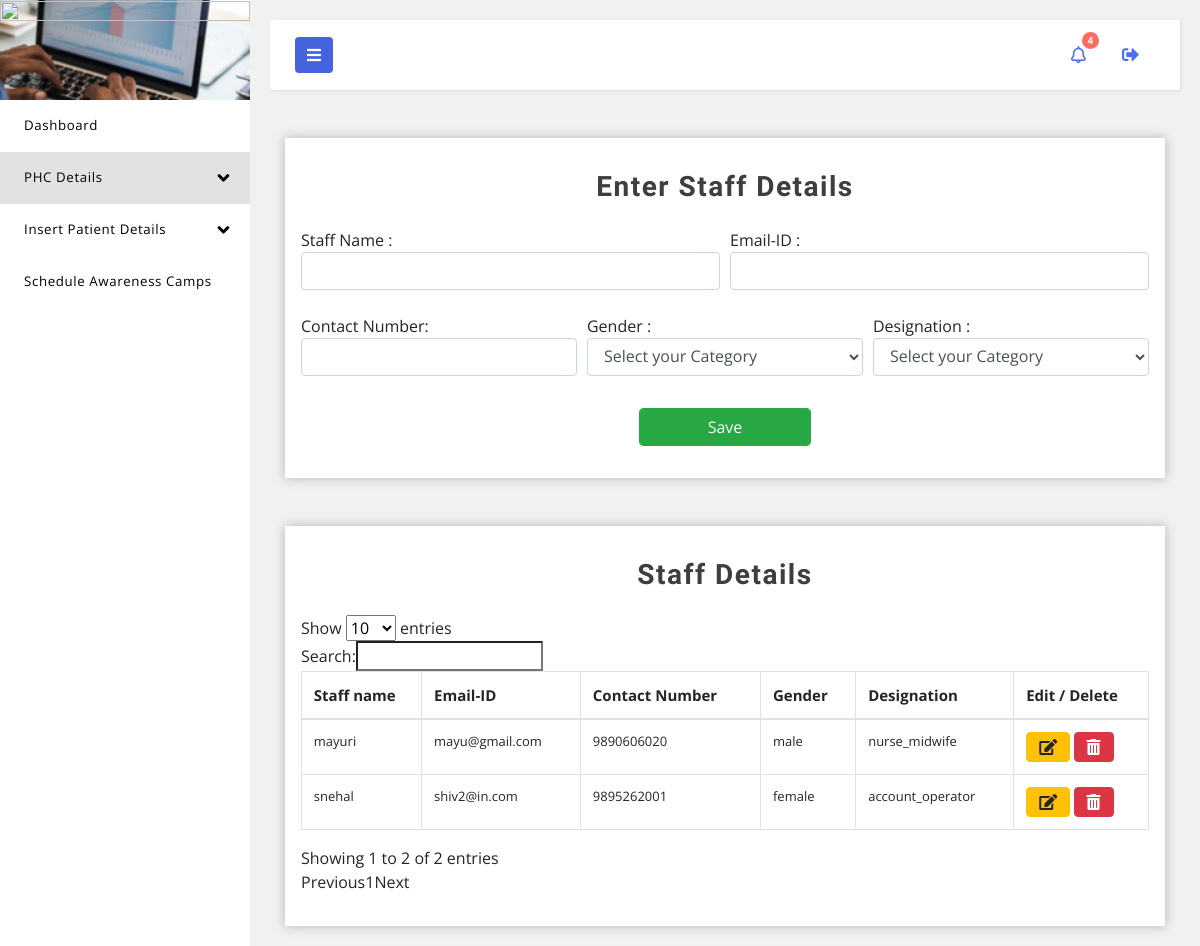
The page /phc/staff.php (signed in) on the database its author committed.
### tables this page shows
CREATE TABLE `staff_details` (
  `staff_id` int(11) NOT NULL,
  `PHCid` int(11) DEFAULT NULL,
  `name` char(50) DEFAULT NULL,
  `email_id` varchar(50) DEFAULT NULL,
  `contact_no` varchar(10) DEFAULT NULL,
  `gender` char(10) DEFAULT NULL,
  `designation` varchar(50) DEFAULT NULL
);

### phc/staff.php (the view, shortened to what this page needs)
<!DOCTYPE html>
<html lang="en">
<head>
       <?php
     include 'dbconfig.php';
     $id=$_SESSION['user'];
     $result = $connect->query("select * from staff_details where PHCid='$id'");
?>
    <link href="css/bootstrap.css" rel="stylesheet" type="text/css" media="all"/>
    <link rel="stylesheet" href="css/bar.css">
    <link rel="stylesheet" type="text/css" href="css/pignose.calender.css"/>
    <link href="css/style.css" rel="stylesheet" type="text/css" media="all"/>
    <link rel="stylesheet" href="css/style4.css">
    <link href="css/fontawesome-all.css" rel="stylesheet">
    <link rel="stylesheet" type="text/css" href="https://cdn.datatables.net/v/ju/dt-1.10.18/datatables.min.css"/>
    <link rel="stylesheet" type="text/css" href="https://cdn.datatables.net/1.10.15/css/dataTables.jqueryui.min.css"/>
</head>
<body>
<div class="wrapper">
    <nav id="sidebar">
        <div class="profile-bg">
            <img src="http://www.phciowa.org/wp-content/uploads/2017/04/PHC-Main-Logo.jpg" style="height: 10%;width: 100%;">
        </div>
        <ul class="list-unstyled components">
            <li>
                <a href="index.php">
                    Dashboard
                </a>
            </li>
            <li class="active">
                <a href="#homeSubmenu" data-toggle="collapse" aria-expanded="false">
                    PHC Details
                    <i class="fas fa-angle-down fa-pull-right"></i>
                </a>
            </li>
            <li>
                <a href="#patientMenu" data-toggle="collapse" aria-expanded="false">
                    Insert Patient Details
                    <i class="fas fa-angle-down fa-pull-right"></i>
                </a>
            </li>
            <li>
                <a href="camps.php">
                    Schedule Awareness Camps
                </a>
            </li>
        </ul>
    </nav>
    <div id="content">
        <nav class="navbar navbar-default mb-xl-5 mb-4">
            <div class="container-fluid">
                <div class="navbar-header">
                    <button type="button" id="sidebarCollapse" class="btn btn-info navbar-btn">
                        <i class="fas fa-bars"></i>
                    </button>
                </div>
                <ul class="top-icons-agileits-w3layouts float-right">
                    <li class="nav-item dropdown">
                        <a class="nav-link dropdown-toggle" href="#" id="navbarDropdown" role="button"
                           data-toggle="dropdown" aria-haspopup="true"
                           aria-expanded="false">
                            <i class="far fa-bell"></i>
                            <span class="badge">4</span>
                        </a>
                    </li>
                    <li class="nav-item dropdown">
                        <a class="nav-link" href="#" id="navbarDropdown2" role="button"
                           data-toggle="Logout" aria-haspopup="true"
                           aria-expanded="false">
                            <i class="fa fa-sign-out-alt"></i>
                        </a>
                    </li>
                </ul>
            </div>
        </nav>
        <div class="container-fluid">
            <div class="outer-w3-agile col-xl mt-3">
                <h4 class="tittle-w3-agileits mb-4">Enter Staff Details</h4>
                <div class="stats-info stats-body">
                    <form method="post" action="php/staff_details.php" onsubmit="return val()">
                        <div class="form-row">
                            <div class="form-group col-md-6">
                                <label>Staff Name :</label><span id="err_name" style="color: red"></span>
                                <input type="text" class="form-control" id="staff_name" name="staff_name"
                                       autocomplete="off" required>
                            </div>
                            <div class="form-group col-md-6">
                                <label>Email-ID :</label>
                                <input type="email" class="form-control" id="staff_email" name="staff_email"
                                       autocomplete="off" required>
                            </div>
                        </div>
                        <div class="form-row mt-2">
                            <div class="col-md-4">
                                <label>Contact Number:</label><span id="err_mob" style="color: red"></span>
                                <input type="text" class="form-control" id="staff_mob" name="staff_mob"
                                       autocomplete="off" required>
                            </div>
                            <div class="form-group col-md-4">
                                <label>Gender :</label>
                                <select class="form-control" id="staff_gender"
                                        name="staff_gender" autocomplete="off" required>
                                    <option value="0" selected="" disabled="">Select your Category</option>
                                </select>
                            </div>
                            <div class="form-group col-md-4">
                                <label>Designation :</label>
                                <select class="form-control" id="staff_designation"
                                        name="staff_designation" autocomplete="off" required>
                                    <option value="0" selected="" disabled="">Select your Category</option>
                                </select>
                            </div>
                        </div>
                        <div class="form-row mt-2">
                            <button name="sub" id="sub" type="submit"
                                    class=" form-control btn btn-success ml-auto mr-auto"
                                    style="width: 20%;">Save
                            </button>
                        </div>
                    </form>
                </div>
            </div>
            <div class="outer-w3-agile col-xl mt-5">
                <h4 class="tittle-w3-agileits mb-4">Staff Details</h4>
                <div class="stats-info stats-body">
                    <table id="tab1" class="table table-bordered" cellspacing="0">
                        <thead>
                        <tr>
                            <th>Staff name</th>
                            <th>Email-ID</th>
                            <th>Contact Number</th>
                            <th>Gender</th>
                            <th>Designation</th>
                            <th>Edit / Delete</th>
                        </tr>
                        </thead>
                        <tbody>
                        <?php
                        if ($result->num_rows > 0) {
                            while ($row = $result->fetch_assoc()) {
                                echo "<tr><td>" . $row['name'] . "</td><td>" . $row['email_id'] . "</td><td>" . $row['contact_no'] . "</td><td>" . $row['gender'] . "</td><td>" . $row['designation'] . "</td>";
                                echo "<td><button class='fa fa-edit btn btn-warning' onclick='openEdit(this)' data-id='" . $row['staff_id'] . "' data-designation='" . $row['designation'] . "'></button>";
                                echo "&nbsp;<button class='fa fa-trash-alt btn btn-danger' onclick='openEdit1(this)' data-id='" . $row['staff_id'] . "'></button></td>";
                            }
                        }
                        ?>
                        </tbody>
                    </table>
                </div>
            </div>
        </div>
    </div>
</div>
<link href="css/simplyCountdown.css" rel='stylesheet' type='text/css'/>
</body>
</html>

### phc/css/style.css (style rules this page uses)
html, body { margin: 0; font-size: 100%; font-family: 'Open Sans', sans-serif; background: #fff; }
body a { text-decoration: none; transition: 0.5s all; -webkit-transition: 0.5s all; -moz-transition: 0.5s all; -o-transition: 0.5s all; -ms-transition: 0.5s all; }
input[type="button"], button[type="submit"] { transition: 0.5s all; -webkit-transition: 0.5s all; -moz-transition: 0.5s all; -o-transition: 0.5s all; -ms-transition: 0.5s all; }
h1, h2, h3, h4, h5, h6 { margin: 0; font-family: 'Poiret One', cursive; font-weight: 700; }
ul { margin: 0; padding: 0; }
label { margin: 0; }
ul li { list-style: none; }
.outer-w3-agile { padding: 2em 1em; -webkit-box-shadow: 0px 0px 11px 0px rgba(0, 0, 0, 0.25); -moz-box-shadow: 0px 0px 11px 0px rgba(0, 0, 0, 0.25); box-shadow: 0px 0px 11px 0px rgba(0, 0, 0, 0.25); background: #fff; }
h4.tittle-w3-agileits { font-size: 2em; letter-spacing: 1.5px; font-weight: 600; color: #3e3e3e; text-align: center; }
.profile-bg { border-left: none; border-right: none; background: url(../images/menu1.jpg)no-repeat 0px 0px; -webkit-background-size: cover; -moz-background-size: cover; -o-background-size: cover; -ms-background-size: cover; background-size: cover; min-height: 100px; }
.top-icons-agileits-w3layouts .dropdown-toggle::after { display: none; }
.top-icons-agileits-w3layouts li { list-style: none; display: inline-block; }
ul.top-icons-agileits-w3layouts a.nav-link i { display: inline-block; font-size: 17px; color: #4c6ef5; }
.top-icons-agileits-w3layouts span.badge { font-size: 10px; font-weight: bold; color: #FFF; background: #ff6c5f; line-height: 13px; width: 17px; height: 17px; border-radius: 2em; -webkit-border-radius: 2em; -moz-border-radius: 2em; -o-border-radius: 2em; text-align: center; display: inline-block; position: absolute; top: -8%; right: 3px; padding: 2px 0 0; }
.dropdown { display: none; padding: 0; list-style: none; }
ul.list-unstyled li { font-size: 14px; letter-spacing: 1px; color: #7d7d7d; }
.table th, .table td { padding: 0.74rem; vertical-align: top; border-top: 1px solid #dee2e6; font-size: 13px; }
.table th { color: #252525; font-size: 15px; }
@media (max-width:1280px) { h4.tittle-w3-agileits { font-size: 1.75em; } }

### phc/css/style4.css (style rules this page uses)
body { font-family: 'Open Sans', sans-serif; background: #f1f1f1; }
a, a:hover, a:focus { color: inherit; text-decoration: none; transition: all 0.3s; }
.navbar { padding: 15px 10px; background: #fff; border: none; border-radius: 0; box-shadow: 1px 1px 3px rgba(0, 0, 0, 0.1); }
.navbar-btn { box-shadow: none; outline: none !important; border: none; background: #4463dc; }
i, span { display: inline-block; }
.wrapper { display: flex; align-items: stretch; }
#sidebar { min-width: 250px; max-width: 250px; background-color: white; color: #4a7ee4; transition: all 0.3s; }
#sidebar ul li a { text-align: left; }
#sidebar ul li a { padding: 16px 10px; font-size: .95em; letter-spacing: 0.6px; display: block; color: black; font-weight: 400; }
#sidebar ul li a i { margin-right: 10px; font-size: 19px; }
#sidebar ul li.active>a, #sidebar a[aria-expanded="true"] { color: black; background: rgba(224, 224, 224, 0.92); }
#content { padding: 20px; min-height: 100vh; transition: all 0.3s; overflow: hidden; width: 100%; }

### rows shown on the page
staff_details: name "snehal", email "shiv2@in.com", contact_no "9895262001", gender "female", designation "account_operator"
staff_details: name "mayuri", email "mayu@gmail.com", contact_no "9890606020", gender "male", designation "nurse_midwife"
